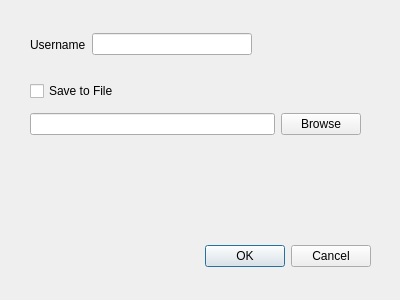
<?xml version="1.0" encoding="UTF-8"?>
<ui version="4.0">
 <class>Dialog</class>
 <widget class="QDialog" name="Dialog">
  <property name="geometry">
   <rect>
    <x>0</x>
    <y>0</y>
    <width>400</width>
    <height>300</height>
   </rect>
  </property>
  <property name="windowTitle">
   <string>Dialog</string>
  </property>
  <widget class="QDialogButtonBox" name="buttonBox">
   <property name="geometry">
    <rect>
     <x>30</x>
     <y>240</y>
     <width>341</width>
     <height>32</height>
    </rect>
   </property>
   <property name="orientation">
    <enum>Qt::Horizontal</enum>
   </property>
   <property name="standardButtons">
    <set>QDialogButtonBox::Cancel|QDialogButtonBox::Ok</set>
   </property>
  </widget>
  <widget class="QCheckBox" name="checkBox">
   <property name="geometry">
    <rect>
     <x>30</x>
     <y>80</y>
     <width>121</width>
     <height>22</height>
    </rect>
   </property>
   <property name="text">
    <string>Save to File</string>
   </property>
  </widget>
  <widget class="QWidget" name="">
   <property name="geometry">
    <rect>
     <x>30</x>
     <y>30</y>
     <width>222</width>
     <height>29</height>
    </rect>
   </property>
   <layout class="QHBoxLayout" name="horizontalLayout">
    <item>
     <widget class="QLabel" name="label">
      <property name="text">
       <string>Username</string>
      </property>
     </widget>
    </item>
    <item>
     <widget class="QLineEdit" name="lineEdit"/>
    </item>
   </layout>
  </widget>
  <widget class="QWidget" name="">
   <property name="geometry">
    <rect>
     <x>30</x>
     <y>110</y>
     <width>331</width>
     <height>29</height>
    </rect>
   </property>
   <layout class="QHBoxLayout" name="horizontalLayout_2">
    <item>
     <widget class="QLineEdit" name="lineEdit_2"/>
    </item>
    <item>
     <widget class="QPushButton" name="pushButton">
      <property name="text">
       <string>Browse</string>
      </property>
     </widget>
    </item>
   </layout>
  </widget>
 </widget>
 <resources/>
 <connections>
  <connection>
   <sender>buttonBox</sender>
   <signal>accepted()</signal>
   <receiver>Dialog</receiver>
   <slot>accept()</slot>
   <hints>
    <hint type="sourcelabel">
     <x>248</x>
     <y>254</y>
    </hint>
    <hint type="destinationlabel">
     <x>157</x>
     <y>274</y>
    </hint>
   </hints>
  </connection>
  <connection>
   <sender>buttonBox</sender>
   <signal>rejected()</signal>
   <receiver>Dialog</receiver>
   <slot>reject()</slot>
   <hints>
    <hint type="sourcelabel">
     <x>316</x>
     <y>260</y>
    </hint>
    <hint type="destinationlabel">
     <x>286</x>
     <y>274</y>
    </hint>
   </hints>
  </connection>
 </connections>
</ui>
